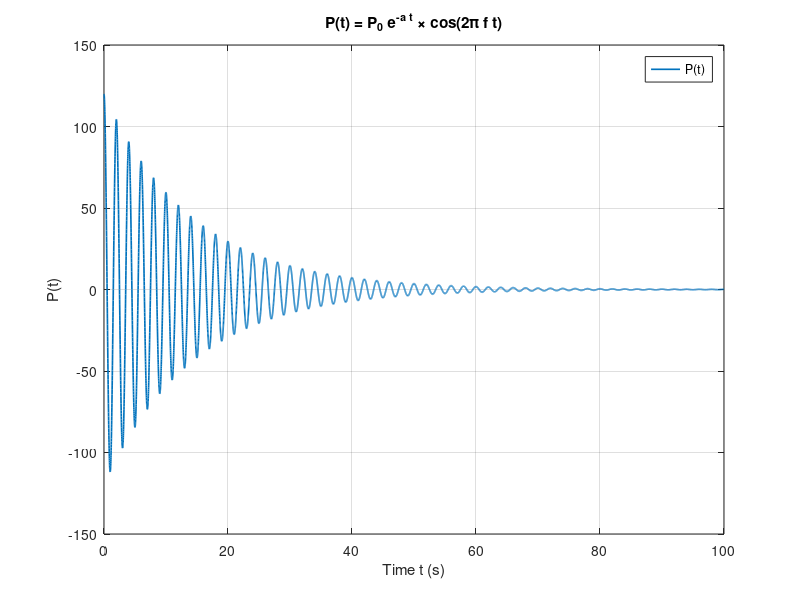
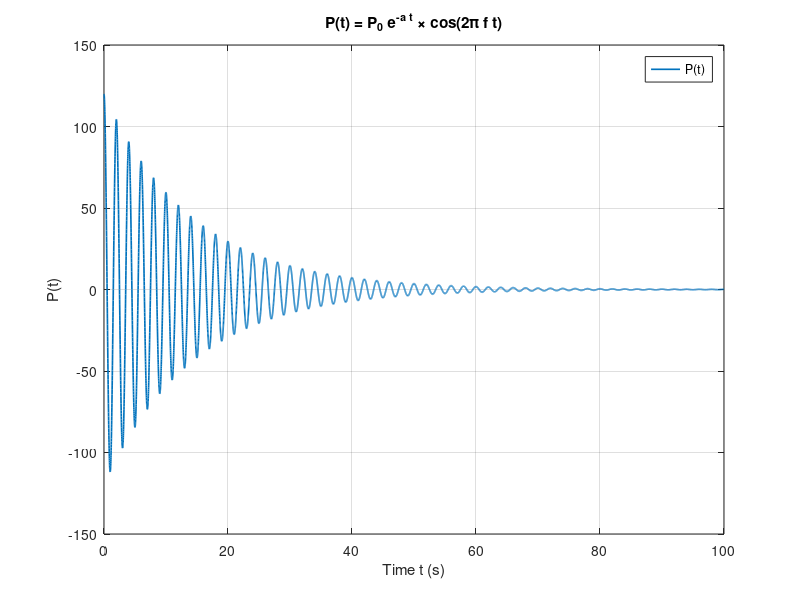
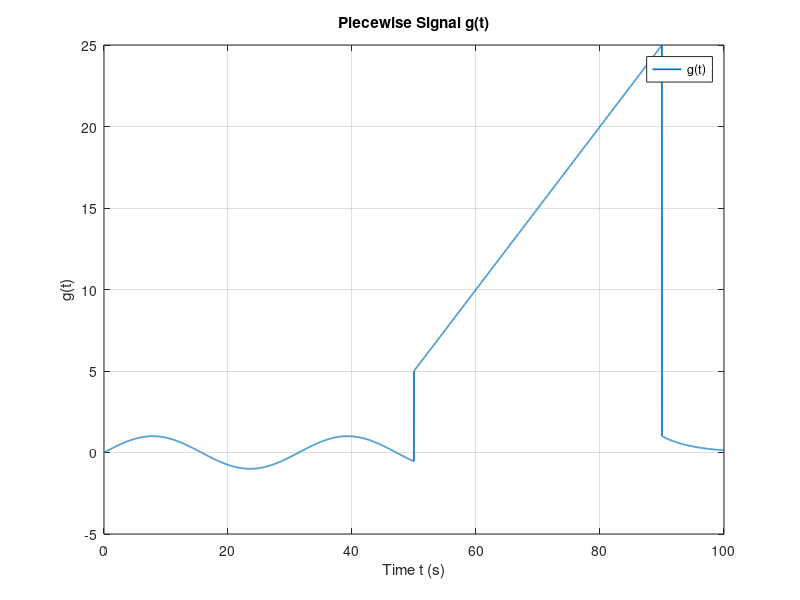
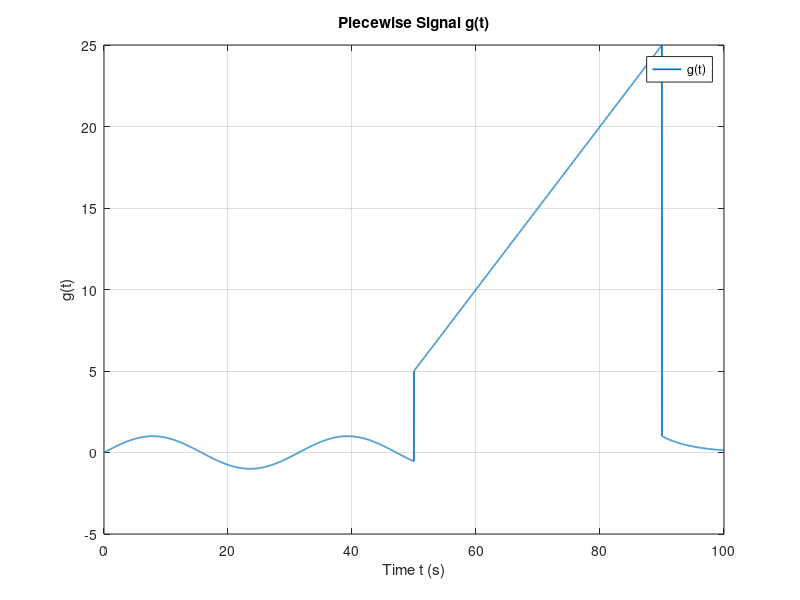

MATLAB code for these plots, in order:
clear; clc; close all
%% BME4503C_HW1.m
% Emily D. Delgado Gonzalez
% HW1 – variables, equations, matrices, plots, and saving workspace

%% 1) Variables (two of each type) and sizes
% Scalars
a = 0.07;                     % decay rate (1/s)
f = 0.5;                      % frequency (Hz)
size_a = size(a);
size_f = size(f);

% Vectors (row and column)
v_row = [1, 3, 5, 7];         % 1x4 row vector
v_col = (10:10:50)';          % 5x1 column vector
size_v_row = size(v_row);
size_v_col = size(v_col);

% Matrices
M1 = [1 2; 3 4; 5 6];         % 3x2
M2 = [2 0; -1 1; 3 -2];       % 3x2 (same size as M1 for element-wise ops)
N  = [1 -1 0; 2 3 4];         % 2x3 (for matrix multiplication)
size_M1 = size(M1);
size_M2 = size(M2);
size_N  = size(N);

%% 2) Scalar equation P(t) at a single time t = 4 s
P0 = 120;
t_single = 4;
P_single = P0 * exp(-a*t_single) * cos(2*pi*f*t_single);  % scalar result

%% 3) Matrix equation(s)
% Matrix multiplication: (3x2)*(2x3) -> 3x3
MM_prod = M1 * N;

% Element-wise operation on two same-size matrices (3x2)
EW_mul  = M1 .* M2;           % element-wise multiply
EW_pow  = M1 .^ 2;            % example: element-wise square (optional)

%% 4) Build time array and plot P(t)
t = 0:0.01:100;               % seconds
P_t = P0 .* exp(-a.*t) .* cos(2*pi*f.*t);

figure(1)
plot(t, P_t, 'LineWidth', 1.2)
xlabel('Time t (s)')
ylabel('P(t)')
title('P(t) = P_0 e^{-a t} \times cos(2\pi f t)')
legend('P(t)')
grid on

% Save figure
exportgraphics(gcf,'P_t_plot.png','Resolution',300)   % high-quality PNG
savefig('P_t_plot.fig')                               % MATLAB figure format

%% 5) Piecewise signal g(t) using a for-loop
g = zeros(size(t));           % preallocate

for k = 1:numel(t)
    tk = t(k);
    if tk < 50
        g(k) = sin(0.2*tk);           % g1(t)
    elseif tk < 90
        g(k) = 0.5*tk - 20;           % g2(t)
    else
        g(k) = exp(-(tk - 90)/5);     % g3(t)
    end
end

figure(2)
plot(t, g, 'LineWidth', 1.2)
xlabel('Time t (s)')
ylabel('g(t)')
title('Piecewise Signal g(t)')
legend('g(t)')
grid on

% Save figure
exportgraphics(gcf,'g_t_plot.png','Resolution',300)   % high-quality PNG
savefig('g_t_plot.fig')                               % MATLAB figure format

%% 6) Save workspace variables to a .mat file
save('BME4503C_HW1_workspace.mat')
